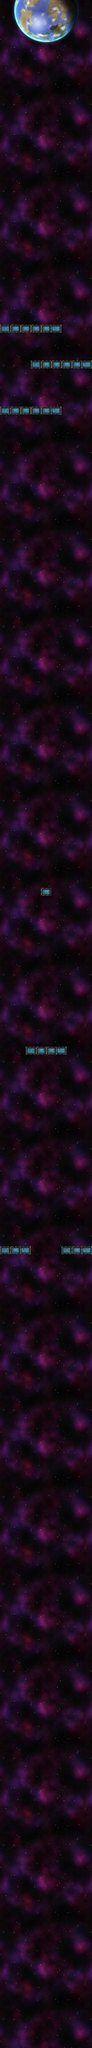

This game map was drawn from its Tiled (.tmx) file and the tilesets committed beside it. A one-line description and the trimmed map source follow:
An orthogonal 18x400 tile map with 60x60 px tiles, 2 tile layers (background, drawables) and 96 objects (64x spawner, 29x obstacle, 3x dialog).

<map version="1.0" orientation="orthogonal" renderorder="left-up" width="18" height="400" tilewidth="60" tileheight="60" nextobjectid="158">
 <properties>
  <property name="bgm" value="Uncertain-Future.mp3" />
  <property name="nextScreen" value="MAIN_MENU" />
 </properties>
 <tileset firstgid="1" name="varie" tilewidth="1084" tileheight="1024" tilecount="5" columns="0">
  <tile id="0">
   <image width="120" height="95" source="tilesets/container01.png" />
  </tile>
  <tile id="1">
   <image width="120" height="95" source="tilesets/container02.png" />
  </tile>
  <tile id="2">
   <image width="120" height="95" source="tilesets/container03.png" />
  </tile>
  <tile id="3">
   <image width="1084" height="1024" source="tilesets/nebula.png" />
  </tile>
  <tile id="6">
   <image width="840" height="840" source="tilesets/planet_27.png" />
  </tile>
 </tileset>
 <layer name="background" width="18" height="400">
  <data>[7200 cells, 24 non-empty, 1 distinct tile ids]</data>
 </layer>
 <layer name="drawables" width="18" height="400">
  <data>[7200 cells, 30 non-empty, 4 distinct tile ids]</data>
 </layer>
 <objectgroup name="spawners">
  <object id="22" name="spawner_bc_01" type="spawner" x="150" y="17325">
   <properties>
    <property name="spawnID" value="blue_cruiser" />
   </properties>
  </object>
  <object id="23" name="spawner_bi_01" type="spawner" x="510" y="17100">
   <properties>
    <property name="spawnID" value="black_interceptor" />
   </properties>
  </object>
  <object id="24" name="spawner_bc_01" type="spawner" x="885" y="17325">
   <properties>
    <property name="spawnID" value="blue_cruiser" />
   </properties>
  </object>
  <object id="26" name="spawner_gt_02" type="spawner" x="81" y="16860">
   <properties>
    <property name="spawnID" value="green_tank" />
   </properties>
  </object>
  <object id="27" name="spawner_gt_02" type="spawner" x="1001" y="16860">
   <properties>
    <property name="spawnID" value="green_tank" />
   </properties>
  </object>
  <object id="29" name="spawner_pb_03" type="spawner" x="225" y="15180">
   <properties>
    <property name="spawnID" value="purple_bomber" />
   </properties>
  </object>
  <object id="31" name="spawner_pb_03" type="spawner" x="855" y="15180">
   <properties>
    <property name="spawnID" value="purple_bomber" />
   </properties>
  </object>
  <object id="32" name="spawner_bc_03" type="spawner" x="540" y="14910">
   <properties>
    <property name="spawnID" value="blue_cruiser" />
   </properties>
  </object>
  <object id="37" name="spawner_pb_04" type="spawner" x="540" y="14655">
   <properties>
    <property name="released_power_up" value="HEALTH10" />
    <property name="spawnID" value="purple_bomber" />
   </properties>
  </object>
  <object id="39" name="spawner_gt_05" type="spawner" x="75" y="13800">
   <properties>
    <property name="angle" value="-90" />
    <property name="spawnID" value="green_tank" />
   </properties>
  </object>
  <object id="42" name="spawner_gt_05" type="spawner" x="1005" y="13800">
   <properties>
    <property name="angle" value="-90" />
    <property name="spawnID" value="green_tank" />
   </properties>
  </object>
  <object id="43" name="spawner_bi_05" type="spawner" x="540" y="13800">
   <properties>
    <property name="spawnID" value="black_interceptor" />
   </properties>
  </object>
  <object id="44" name="spawner_bc_06" type="spawner" x="105" y="12840">
   <properties>
    <property name="spawnID" value="blue_cruiser" />
   </properties>
  </object>
  <object id="45" name="spawner_bc_06" type="spawner" x="315" y="12840">
   <properties>
    <property name="spawnID" value="blue_cruiser" />
   </properties>
  </object>
  <object id="46" name="spawner_bc_06" type="spawner" x="915" y="12840">
   <properties>
    <property name="spawnID" value="blue_cruiser" />
   </properties>
  </object>
  <object id="47" name="spawner_bc_06" type="spawner" x="735" y="12840">
   <properties>
    <property name="spawnID" value="blue_cruiser" />
   </properties>
  </object>
  <object id="48" name="spawner_bc_06" type="spawner" x="533" y="12840">
   <properties>
    <property name="released_power_up" value="AUTOGUN" />
    <property name="spawnID" value="blue_cruiser" />
   </properties>
  </object>
  <object id="49" name="spawner_pb_07" type="spawner" x="150" y="12195">
   <properties>
    <property name="spawnID" value="purple_bomber" />
   </properties>
  </object>
  <object id="50" name="spawner_pb_07" type="spawner" x="150" y="12480">
   <properties>
    <property name="spawnID" value="purple_bomber" />
   </properties>
  </object>
  <object id="51" name="spawner_pb_07" type="spawner" x="945" y="12465">
   <properties>
    <property name="spawnID" value="purple_bomber" />
   </properties>
  </object>
  <object id="52" name="spawner_pb_07" type="spawner" x="945" y="12210">
   <properties>
    <property name="spawnID" value="purple_bomber" />
   </properties>
  </object>
  <object id="56" name="spawner_bi_08" type="spawner" x="180" y="10890">
   <properties>
    <property name="spawnID" value="black_interceptor" />
   </properties>
  </object>
  <object id="57" name="spawner_bi_08" type="spawner" x="960" y="10890">
   <properties>
    <property name="spawnID" value="black_interceptor" />
   </properties>
  </object>
  <object id="58" name="spawner_gt_08" type="spawner" x="540" y="10890">
   <properties>
    <property name="angle" value="0" />
    <property name="spawnID" value="green_tank" />
   </properties>
  </object>
  <object id="61" name="spawner_bi_09" type="spawner" x="180" y="10425">
   <properties>
    <property name="spawnID" value="black_interceptor" />
   </properties>
  </object>
  <object id="62" name="spawner_bi_09" type="spawner" x="930" y="10425">
   <properties>
    <property name="spawnID" value="black_interceptor" />
   </properties>
  </object>
  <object id="64" name="spawner_pb_10" type="spawner" x="165" y="9420">
   <properties>
    <property name="spawnID" value="purple_bomber" />
   </properties>
  </object>
  <object id="69" name="spawner_pb_10" type="spawner" x="435" y="9420">
   <properties>
    <property name="released_power_up" value="TRIGUN" />
    <property name="spawnID" value="purple_bomber" />
   </properties>
  </object>
  <object id="70" name="spawner_pb_10" type="spawner" x="690" y="9420">
   <properties>
    <property name="spawnID" value="purple_bomber" />
   </properties>
  </object>
  <object id="71" name="spawner_pb_10" type="spawner" x="901" y="9422">
   <properties>
    <property name="spawnID" value="purple_bomber" />
   </properties>
  </object>
  <object id="72" name="spawner_gt_10" type="spawner" x="300" y="9150">
   <properties>
    <property name="angle" value="0" />
    <property name="spawnID" value="green_tank" />
   </properties>
  </object>
  <object id="75" name="spawner_gt_10" type="spawner" x="795" y="9150">
   <properties>
    <property name="angle" value="0" />
    <property name="spawnID" value="green_tank" />
   </properties>
  </object>
  <object id="77" name="spawner_bc_11" type="spawner" x="90" y="7680">
   <properties>
    <property name="spawnID" value="blue_cruiser" />
   </properties>
  </object>
  <object id="78" name="spawner_bc_11" type="spawner" x="270" y="7680">
   <properties>
    <property name="spawnID" value="blue_cruiser" />
   </properties>
  </object>
  <object id="79" name="spawner_bc_11" type="spawner" x="450" y="7680">
   <properties>
    <property name="spawnID" value="blue_cruiser" />
   </properties>
  </object>
  <object id="80" name="spawner_bc_11" type="spawner" x="615" y="7680">
   <properties>
    <property name="spawnID" value="blue_cruiser" />
   </properties>
  </object>
  </objectgroup>
 <objectgroup name="obstacles">
  <!-- 32 objects omitted --></objectgroup>
 <objectgroup name="dialogs">
  <!-- 3 objects omitted --></objectgroup>
</map>
<!-- 60 of 96 objects omitted -->